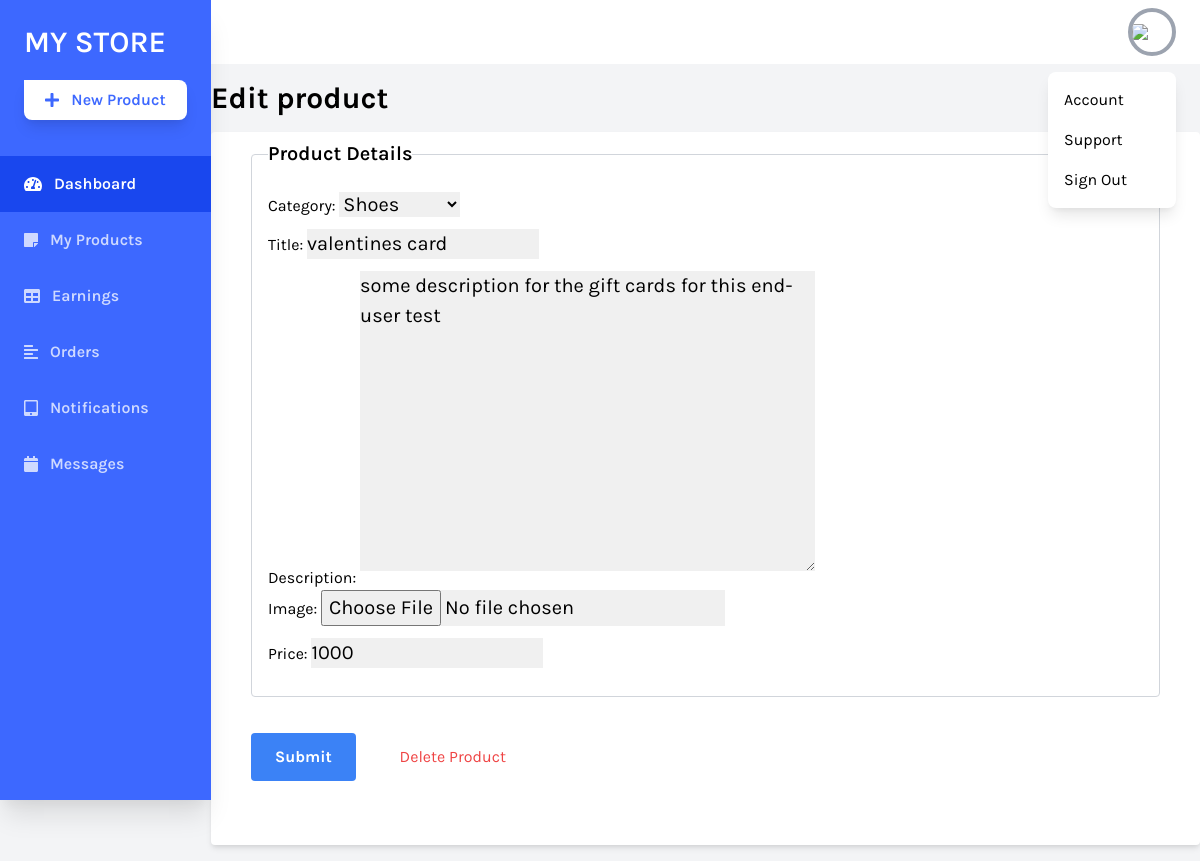
Screenshot of /mystore/edit_product/6/ (signed in) with the database file from the repository.
### store/models.py (models this page shows, shortened)
class Product(models.Model):
    DRAFT = 'draft'
    WAITING_APPROVAL = 'awaitingapproval'
    ACTIVE = 'active'
    DELETED = 'deleted'
    STATUS_CHOICES = (
        (DRAFT, 'Draft'),
        (WAITING_APPROVAL,'Awaitng Approval'),
        (ACTIVE, 'Active'),
        (DELETED, 'Deleted'),
    )
    user = models.ForeignKey(User, related_name='products', on_delete=models.CASCADE)
    category = models.ForeignKey(Category, related_name='products', on_delete=models.CASCADE)
    title = models.CharField(max_length=50)
    slug = models.SlugField(max_length=50)
    description = models.TextField(blank=True)
    image = models.ImageField(upload_to='uploads/product_images', blank=True, null=True)
    thumbnails = models.ImageField(upload_to='uploads/product_images/thumbnails/', blank=True,null=True)
    price = models.IntegerField()
    created_at = models.DateTimeField(auto_now_add=True)
    update_at = models.DateTimeField(auto_now=True)
    status = models.CharField(max_length=50,choices=STATUS_CHOICES,default=ACTIVE)

class Category(models.Model):
    title = models.CharField(max_length=50)
    slug = models.SlugField(max_length=50)
    class Meta:
        verbose_name_plural = 'Categories'
    def __str__(self):
        return self.title

### userprofile/views.py (the view)
# urls.py: path('mystore/edit_product/<int:pk>/',views.edit_product,name='edit-product'),
@login_required
def edit_product(request,pk):
    product = Product.objects.filter(user=request.user).get(pk=pk)
    if request.method == 'POST':
        form = ProductForm(request.POST, request.FILES, instance=product)
        if form.is_valid():
            form.save()
            messages.success(request, "Product details updated successfully.")
            return redirect('vendor-products')
    else:
        form = ProductForm(instance=product)
    return render(request, 'userprofile/add_product.html',{
        'title':'Edit product',
        'product':product,
        'form':form})

### store/forms.py
class ProductForm(forms.ModelForm):
    class Meta:
        model = Product
        fields = ("category", "title", "description", "image", "price")
        widgets = {
            'category': forms.Select(attrs={'class': 'form-control mb-3', 'style': 'background-color: #F0F0F0; font-size: 1.25rem;'}),
            'title': forms.TextInput(attrs={'class': 'form-control mb-3', 'style': 'background-color: #F0F0F0; font-size: 1.25rem;'}),
            'description': forms.Textarea(attrs={'class': 'form-control mb-3', 'rows': 10, 'style': 'background-color: #F0F0F0; font-size: 1.25rem;'}),
            'image': forms.FileInput(attrs={'class': 'form-control-file mb-3', 'style': 'background-color: #F0F0F0; font-size: 1.25rem;'}),
            'price': forms.NumberInput(attrs={'class': 'form-control mb-3', 'style': 'background-color: #F0F0F0; font-size: 1.25rem;'}),
        }

### store/context_processors.py (called while the page is built)
def cart(request):
    return {'cart':Cart(request)}

### userprofile/templates/userprofile/add_product.html (shortened to what this page needs)
{% extends "userprofile/dashboard/dashboard.html" %}
{% block content %}
<div class="container mx-auto px-4 lg:px-0">
    <h1 class="text-3xl font-bold my-4">{{ title }}</h1>
    <div class="bg-white shadow-md rounded px-10 pt-2 pb-10 mb-4">
        <form method="post" action="." enctype="multipart/form-data">
            <fieldset class="mb-6 border border-gray-300 p-4 rounded">
                <legend class="text-xl font-semibold mb-2">Product Details</legend>
                {{ form.as_p }}
            </fieldset>
            <div class="space-x-10 ">
                <button type="submit" class="bg-blue-500 hover:bg-blue-700 text-white font-bold py-3 px-6 rounded focus:outline-none focus:shadow-outline">
                    Submit
                </button>
                {% if product %}
                <a href="{% url 'delete-product' product.id %}" class="text-red-500 hover:text-red-700 mt-6 inline-block">
                    Delete Product
                </a>
            {% endif %}
        </div>
<br>
            </div>
</div>
{% endblock content %}

### userprofile/templates/userprofile/dashboard/dashboard.html (style rules this page uses)
.font-family-karla { font-family: karla; }

### rows the page displays
Product: category "Shoes", description "some description for the gift cards for this end-user test", price "1000"
Category: title "valentines card"

### other values shown
{{ title }} "Edit product"
